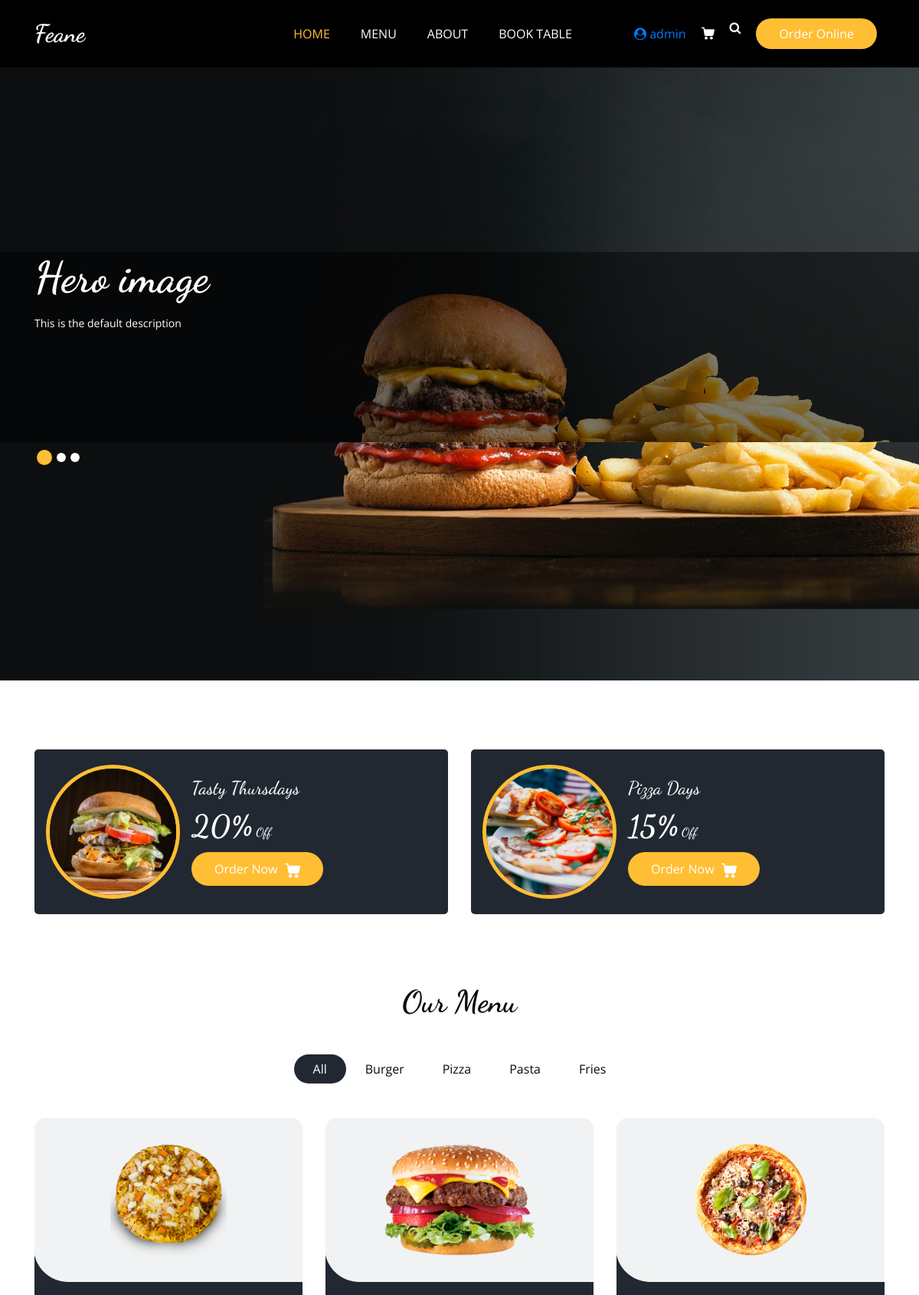
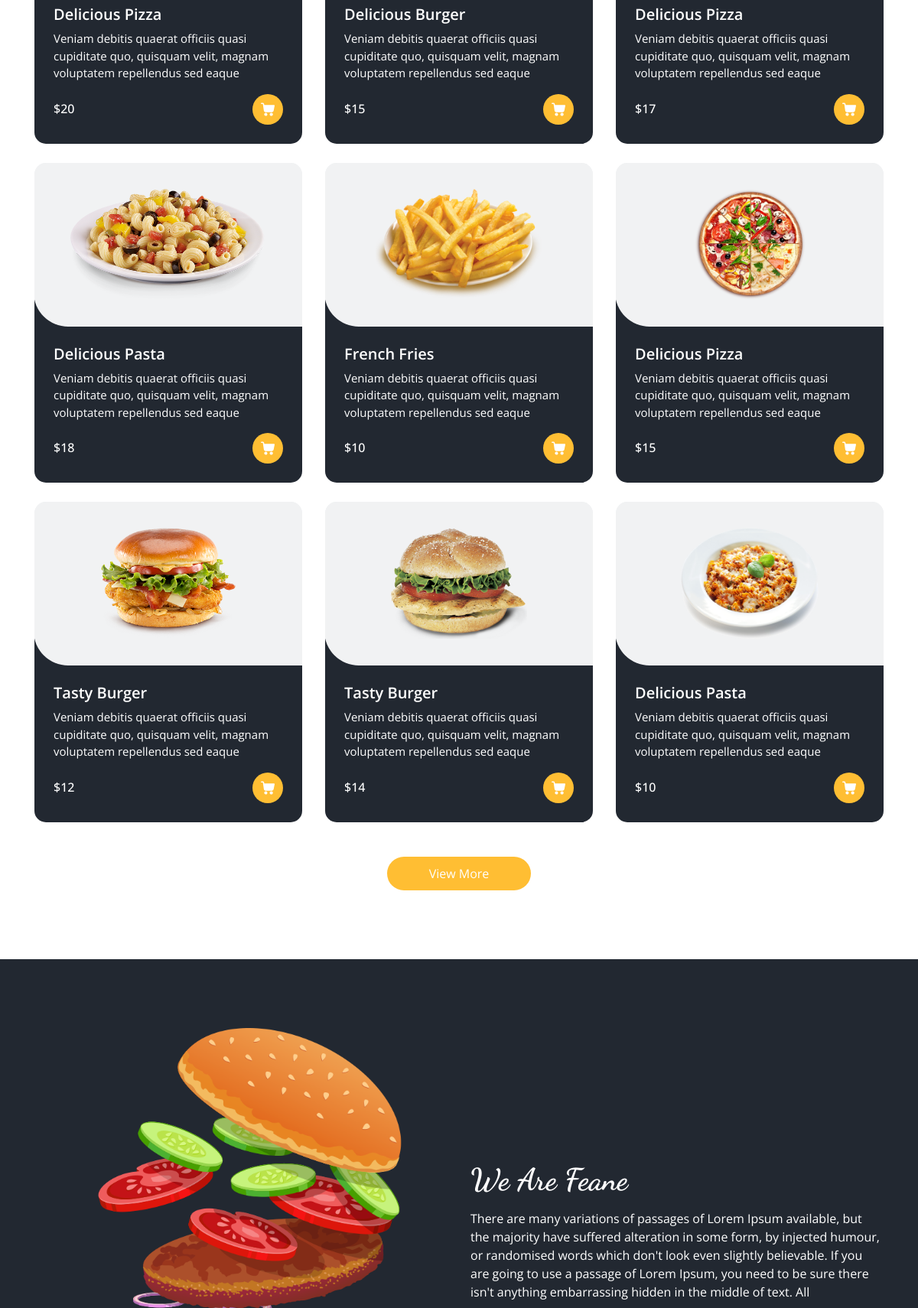
The app's page / (signed in, upper part) with its own data (2 pictures, top to bottom).
### website/models.py (models this page shows, shortened)
class HeroSection(models.Model):
    title= models.CharField(max_length= 100)
    description = models.TextField(default="This is the default description")
    background_image = models.ImageField(upload_to='hero/')

### website/views.py (the view)
# urls.py: path('', views.index, name='home'),
def index(request):
    hero = HeroSection.objects.all()  # fetch first hero section
    return render(request, 'website/index.html', {
        'hero': hero
    })

### website/templates/website/index.html (shortened to what this page needs)
{% load static %}
<html>
  {% load static %}
  <head>
    <link rel="stylesheet" href="{% static 'css/bootstrap.css' %}" />
    <link rel="stylesheet" href="{% static 'css/owl.carousel.min.css' %}" />
    <link rel="stylesheet" href="{% static 'css/nice-select.min.css' %}" />
    <link rel="stylesheet" href="{% static 'css/font-awesome.min.css' %}" />
    <link rel="stylesheet" href="{% static 'css/style.css' %}" />
  </head>
  <body>
    {% include 'website/header.html' %}
    <div class="hero_area">
      <div class="bg-box">
      </div>
      <section class="slider_section">
        <div id="customCarousel1" class="carousel slide" data-ride="carousel">
          <div class="carousel-inner">
            {% for item in hero %}
            <div class="carousel-item {% if forloop.first %}active{% endif %}">
              <div class="bg-box">
                <img src="{{ item.background_image.url }}" alt="" />
                <div class="hero-overlay"></div>
              </div>
             <div class="container" style="position: relative; z-index: 3;">
    <div class="row">
      <div class="col-md-7 col-lg-6">
        <div class="detail-box">
          <h1>{{ item.title }}</h1>
          <p>{{ item.description }}</p>
        </div>
      </div>
    </div>
  </div>
</div>
            {% endfor %}
          </div>
          <div class="container">
            <ol class="carousel-indicators">
              <li
                data-target="#customCarousel1"
                data-slide-to="0"
                class="active"
              ></li>
              <li data-target="#customCarousel1" data-slide-to="1"></li>
              <li data-target="#customCarousel1" data-slide-to="2"></li>
            </ol>
          </div>
        </div>
      </section>
    </div>
    <section class="offer_section layout_padding-bottom">
      <div class="offer_container">
        <div class="container">
          <div class="row">
            <div class="col-md-6">
              <div class="box">
                <div class="img-box">
                  <img src="{% static 'images/o1.jpg' %}" alt="" />
                </div>
                <div class="detail-box">
                  <h5>Tasty Thursdays</h5>
                  <h6><span>20%</span> Off</h6>
                  <a href="">
                    Order Now
                  </a>
                </div>
              </div>
            </div>
            <div class="col-md-6">
              <div class="box">
                <div class="img-box">
                  <img src="{% static 'images/o2.jpg' %}" alt="" />
                </div>
                <div class="detail-box">
                  <h5>Pizza Days</h5>
                  <h6><span>15%</span> Off</h6>
                  <a href="">
                    Order Now
                  </a>
                </div>
              </div>
            </div>
          </div>
        </div>
      </div>
    </section>
    <section class="food_section layout_padding-bottom">
      <div class="container">
        <div class="heading_container heading_center">
          <h2>Our Menu</h2>
        </div>
        <ul class="filters_menu">
          <li class="active" data-filter="*">All</li>
          <li data-filter=".burger">Burger</li>
          <li data-filter=".pizza">Pizza</li>
          <li data-filter=".pasta">Pasta</li>
          <li data-filter=".fries">Fries</li>
        </ul>
        <div class="filters-content">
          <div class="row grid">
            <div class="col-sm-6 col-lg-4 all pizza">
              <div class="box">
                <div>
                  <div class="img-box">
                    <img src="{% static 'images/f1.png' %}" alt="" />
                  </div>
                  <div class="detail-box">
                    <h5>Delicious Pizza</h5>
                    <p>
                      Veniam debitis quaerat officiis quasi cupiditate quo,
                      quisquam velit, magnam voluptatem repellendus sed eaque
                    </p>
                    <div class="options">
                      <h6>$20</h6>
                      <a href="">
                      </a>
                    </div>
                  </div>
                </div>
              </div>
            </div>
            <div class="col-sm-6 col-lg-4 all burger">
              <div class="box">
                <div>
                  <div class="img-box">
                    <img src="{% static 'images/f2.png' %}" alt="" />
                  </div>
                  <div class="detail-box">
                    <h5>Delicious Burger</h5>
                    <p>
                      Veniam debitis quaerat officiis quasi cupiditate quo,
                      quisquam velit, magnam voluptatem repellendus sed eaque
                    </p>
                    <div class="options">
                      <h6>$15</h6>
                      <a href="">
                      </a>
                    </div>
                  </div>
                </div>
              </div>
            </div>
            <div class="col-sm-6 col-lg-4 all pizza">
              <div class="box">
                <div>
                  <div class="img-box">
                    <img src="{% static 'images/f3.png' %}" alt="" />
                  </div>
                  <div class="detail-box">
                    <h5>Delicious Pizza</h5>
                    <p>
                      Veniam debitis quaerat officiis quasi cupiditate quo,
                      quisquam velit, magnam voluptatem repellendus sed eaque
                    </p>
                    <div class="options">
                      <h6>$17</h6>
                      <a href="">
                      </a>
                    </div>
                  </div>
                </div>
              </div>
            </div>
            <div class="col-sm-6 col-lg-4 all pasta">
              <div class="box">
                <div>
                  <div class="img-box">
                    <img src="{% static 'images/f4.png' %}" alt="" />
                  </div>
                  <div class="detail-box">
                    <h5>Delicious Pasta</h5>
                    <p>
                      Veniam debitis quaerat officiis quasi cupiditate quo,
                      quisquam velit, magnam voluptatem repellendus sed eaque
                    </p>
                    <div class="options">
                      <h6>$18</h6>
                      <a href="">
                      </a>
                    </div>
                  </div>
                </div>
              </div>
            </div>
            <div class="col-sm-6 col-lg-4 all fries">
              <div class="box">
                <div>
                  <div class="img-box">
                    <img src="{% static 'images/f5.png' %}" alt="" />
                  </div>
                  <div class="detail-box">
                    <h5>French Fries</h5>
                    <p>
                      Veniam debitis quaerat officiis quasi cupiditate quo,
                      quisquam velit, magnam voluptatem repellendus sed eaque
                    </p>
                    <div class="options">
                      <h6>$10</h6>
                      <a href="">
                      </a>
                    </div>
                  </div>
                </div>
              </div>
            </div>
            <div class="col-sm-6 col-lg-4 all pizza">
              <div class="box">
                <div>
                  <div class="img-box">
                    <img src="{% static 'images/f6.png' %}" alt="" />
                  </div>
                  <div class="detail-box">
                    <h5>Delicious Pizza</h5>
                    <p>
                      Veniam debitis quaerat officiis quasi cupiditate quo,
                      quisquam velit, magnam voluptatem repellendus sed eaque
                    </p>
                    <div class="options">
                      <h6>$15</h6>
                      <a href="">
                      </a>
                    </div>
                  </div>
                </div>
              </div>
            </div>
            <div class="col-sm-6 col-lg-4 all burger">
              <div class="box">
                <div>
                  <div class="img-box">
                    <img src="{% static 'images/f7.png' %}" alt="" />
                  </div>
                  <div class="detail-box">
                    <h5>Tasty Burger</h5>
                    <p>
                      Veniam debitis quaerat officiis quasi cupiditate quo,
                      quisquam velit, magnam voluptatem repellendus sed eaque
                    </p>
                    <div class="options">
                      <h6>$12</h6>
                      <a href="">
                      </a>
                    </div>
                  </div>
                </div>
              </div>
            </div>
            <div class="col-sm-6 col-lg-4 all burger">
              <div class="box">
                <div>
                  <div class="img-box">
                    <img src="{% static 'images/f8.png' %}" alt="" />
                  </div>
                  <div class="detail-box">
                    <h5>Tasty Burger</h5>
                    <p>
                      Veniam debitis quaerat officiis quasi cupiditate quo,
                      quisquam velit, magnam voluptatem repellendus sed eaque
                    </p>
                    <div class="options">
                      <h6>$14</h6>
                      <a href="">
                      </a>
                    </div>
                  </div>
                </div>
              </div>
            </div>
            <div class="col-sm-6 col-lg-4 all pasta">
              <div class="box">
                <div>
                  <div class="img-box">
                    <img src="{% static 'images/f9.png' %}" alt="" />
                  </div>
                  <div class="detail-box">
                    <h5>Delicious Pasta</h5>
                    <p>
                      Veniam debitis quaerat officiis quasi cupiditate quo,
                      quisquam velit, magnam voluptatem repellendus sed eaque
                    </p>
                    <div class="options">
                      <h6>$10</h6>
                      <a href="">
                      </a>
                    </div>
                  </div>
                </div>
              </div>
            </div>
          </div>
        </div>
        <div class="btn-box">
          <a href=""> View More </a>
        </div>
      </div>
    </section>
    <section class="about_section layout_padding">
      <div class="container">
        <div class="row">
          <div class="col-md-6">
            <div class="img-box">
              <img src="{% static 'images/about-img.png' %}" alt="" />
            </div>
          </div>
          <div class="col-md-6">
            <div class="detail-box">
              <div class="heading_container">
                <h2>We Are Feane</h2>
              </div>
              <p>
                There are many variations of passages of Lorem Ipsum available,
                but the majority have suffered alteration in some form, by
                injected humour, or randomised words which don't look even
                slightly believable. If you are going to use a passage of Lorem
                Ipsum, you need to be sure there isn't anything embarrassing
                hidden in the middle of text. All
              </p>
            </div>
          </div>
        </div>
      </div>
    </section>
    {% load static %}
  </body>
</html>

### website/templates/website/header.html (shortened to what this page needs)
{% load static %}
<header class="header_section">
  <div class="container">
    <nav class="navbar navbar-expand-lg custom_nav-container ">
      <a class="navbar-brand" href="{% url 'home' %}">
        <span>
          Feane
        </span>
      </a>
      <div class="collapse navbar-collapse" id="navbarSupportedContent">
        <ul class="navbar-nav  mx-auto ">
          <li class="nav-item active">
            <a class="nav-link" href="{% url 'home' %}">Home <span class="sr-only">(current)</span></a>
          </li>
          <li class="nav-item">
            <a class="nav-link" href="{% url 'menu' %}">Menu</a>
          </li>
          <li class="nav-item">
            <a class="nav-link" href="{% url 'about' %}">About</a>
          </li>
          <li class="nav-item">
            <a class="nav-link" href="{% url 'book' %}">Book Table</a>
          </li>
        </ul>
        <div class="user_option">
          {% if user.is_authenticated %}
            <a href="{% url 'profile' %}">
              <i class="fa fa-user-circle"></i> {{ user.username }}
            </a>
          {% else %}
            <a href="{% url 'login' %}">
              <i class="fa fa-user"></i>
            </a>
          {% endif %}
         <a class="cart_link" href="{% url 'cart' %}">
</a>
          <form class="form-inline">
            <button class="btn  my-2 my-sm-0 nav_search-btn" type="submit">
              <i class="fa fa-search" aria-hidden="true"></i>
            </button>
          </form>
          <a href="" class="order_online">
            Order Online
          </a>
        </div>
      </div>
    </nav>
  </div>
</header>

### records on screen
HeroSection: background_image (picture), title "Hero image", description "This is the default description"

### other values on screen
{{ user.username }} "admin"
